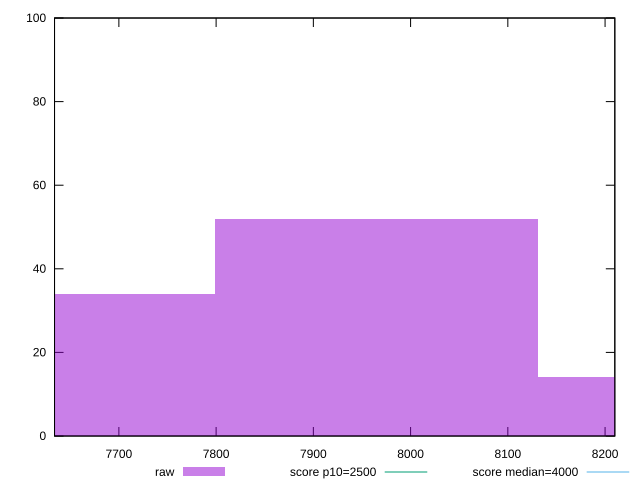

Write gnuplot code to recreate this figure.
reset

$raw <<EOF
7633.045012190922 34
7964.9165344600915 52
8296.788056729263 14
EOF

set key outside below
set boxwidth 331.8715222691705
set xrange [7633.8285:8210.0304]
set yrange [0:100]
set trange [0:100]
set style fill transparent solid 0.5 noborder

set parametric
set terminal svg size 640, 490 enhanced background rgb 'white'
set output "report_00018_2021-02-10T15-25-16.877Z/largest-contentful-paint/samples/pages+cached+noadtech/raw/histogram.svg"

plot $raw title "raw" with boxes, \
     2500,t title "score p10=2500", \
     4000,t title "score median=4000"

reset
